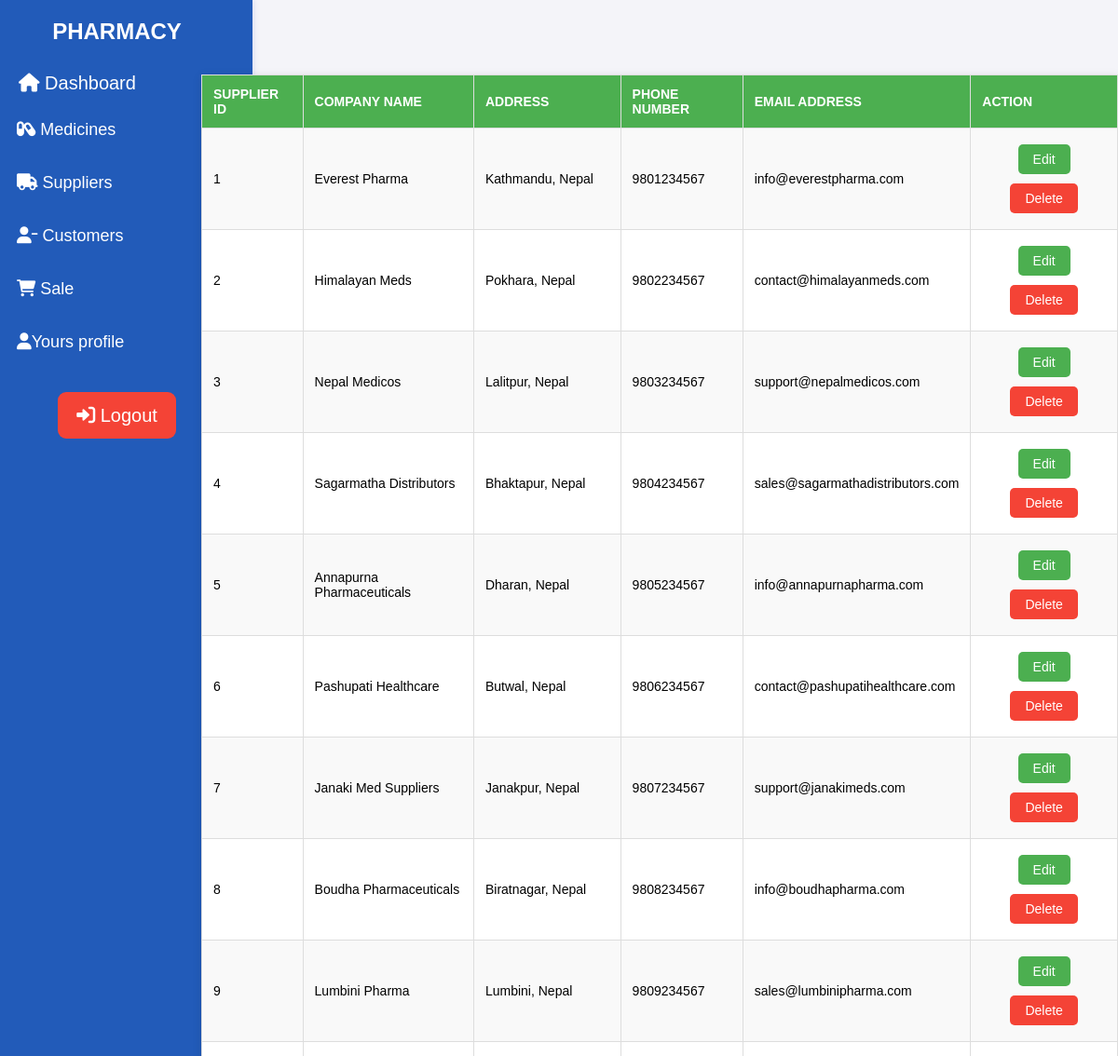
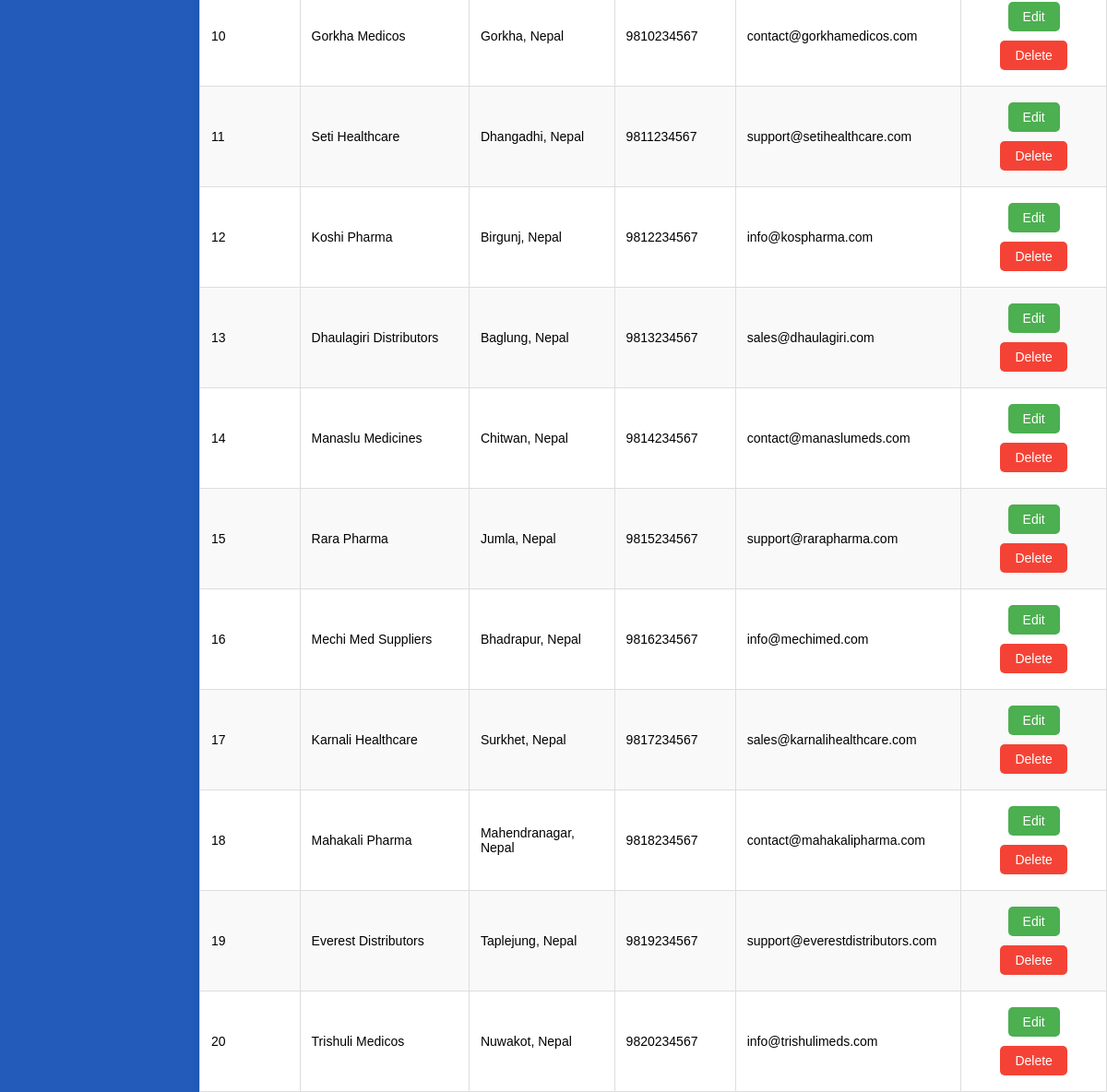
The page /final/sup_view.php on the database its author committed (2 pictures, top to bottom).
### tables this page shows
CREATE TABLE `suppliers` (
  `sid` int(11) NOT NULL,
  `sName` varchar(255) NOT NULL,
  `sadd` varchar(255) NOT NULL,
  `sPhno` bigint(20) NOT NULL,
  `smail` varchar(255) NOT NULL
);

### final/sup_view.php (the view, shortened to what this page needs)
<!DOCTYPE html>
<html>
<head>
<link rel="stylesheet" type="text/css" href="1.css">
<link rel="stylesheet" type="text/css" href="table.css">
<link rel="stylesheet" href="https://cdnjs.cloudflare.com/ajax/libs/font-awesome/6.0.0-beta3/css/all.min.css">
<head>
</head>
<body>
<div class="sidenav">
			<h2 style="font-family:Arial; color:white; text-align:center;"> PHARMACY </h2>
			<a href="employeedashboard.php"><i class="fa-solid fa-house"></i> Dashboard</a>
			<button class="dropdown-btn"><i class="fa-solid fa-capsules"></i> Medicines
			</button>
			<button class="dropdown-btn"> <i class="fa-solid fa-truck"></i> Suppliers
			</button>
			<button class="dropdown-btn"><i class="fa-solid fa-user-minus"></i> Customers
			</button>
			<button class="dropdown-btn"><i class="fa-solid fa-cart-shopping"></i> Sale
			</button>
            <button class="dropdown-btn"><i class="fa-solid fa-user"></i>Yours profile
			</button>
			<div class="logout-container">
            <a href="logout1.php" class="logout" onclick="return confirmLogout();" ><i class="fa-solid fa-right-to-bracket"></i> Logout</a>
   	        </div>
	</div>
	<center>
	<div class="head">
	<h2 > SUPPLIERS LIST</h2>
	</div>
	</center>
	<table id="table1">
		<tr>
			<th>Supplier ID</th>
			<th>Company Name</th>
			<th>Address</th>
			<th>Phone Number</th>
			<th>Email Address</th>
			<th>Action</th>
		</tr>
	<?php
	include "config.php";
	$sql = "SELECT sid,sname,sadd,sphno,smail FROM suppliers";
	$result = $conn->query($sql);
	if ($result->num_rows > 0) {
	while($row = $result->fetch_assoc()) {
	echo "<tr>";
		echo "<td>" . $row["sid"]. "</td>";
		echo "<td>" . $row["sname"] . "</td>";
		echo "<td>" . $row["sadd"]. "</td>";
		echo "<td>" . $row["sphno"]. "</td>";
		echo "<td>" . $row["smail"]. "</td>";
		echo "<td align=center>";
		echo "<a class='button1 edit-btn' href='sup_update.php?id=".$row['sid']."' onclick='return confirm(\"Are you sure you want to edit this supplier?\");'>Edit</a>";
echo "<a class='button1 del-btn' href='sup_delete.php?id=".$row['sid']."' onclick='return confirm(\"Are you sure you want to delete this supplier? .\");'>Delete</a>";
		echo "</td>";
	echo "</tr>";
	}
	echo "</table>";
	}
	?>
</body>
</html>

### final/1.css (style rules this page uses)
body { font-family: Arial, sans-serif; margin: 0; padding: 0; display: flex; min-height: 100vh; background-color: #f4f4f9; }
.sidenav { height: 100%; width: 251px; background-color: #225bb9; position: fixed; top: 0; left: 0; padding-top: 20px;padding-right: 20px; box-shadow: 2px 0 5px rgba(42, 60, 198, 0.1); transition: all 0.3s ease; }
.sidenav h2 { color: white; text-align: center; font-size: 24px; margin-bottom: 20px; text-transform: uppercase; }
.sidenav a { padding: 10px 20px; text-decoration: none; font-size: 20px; color: white; display: block; transition: background-color 0.3s; }
.sidenav .dropdown-btn { background-color: #225bb9; color: white; border: none; width: 80%; padding: 18px; text-align: left; font-size: 18px; cursor: pointer; transition: background-color 0.3s; }
.logout-container { display: flex; justify-content: center; align-items: center; height: 100px; margin-top: auto; }
.logout { line-height: 1.5; margin: 10px; background-color: #f44336; color: white; padding: 10px 20px; text-align: center; text-decoration: none; font-size: 18px; cursor: pointer; border-radius: 9px; transition: background-color 0.3s ease, transform 0.3s ease; }
h2 { font-size: 24px; color: #333; margin: 0; }

### final/table.css (style rules this page uses)
#table1 { border-collapse: collapse; width: 80%; margin: 40px auto; font-family: Arial, sans-serif; font-size: 14px; text-align: left; box-shadow: 0 2px 10px rgba(0, 0, 0, 0.1); background-color: white; overflow-x: auto; display: block; max-width: 100%; margin-left: 200px auto; margin-right: 20; margin-top: 100px; }
#table1 { position: absolute; right: 0; margin-top: 80px; width: 82%; max-width: 100%; box-shadow: 0 2px 10px rgba(0, 0, 0, 0.1); }
#table1 th, #table1 td { border: 1px solid #ddd; padding: 12px; }
#table1 th { background-color: #4CAF50; color: white; text-transform: uppercase; }
#table1 tr:nth-child(even) { background-color: #f9f9f9; }
.button1 { text-decoration: none; padding: 8px 16px; color: white; border-radius: 5px; font-size: 14px; margin: 5px; display: inline-block; transition: background-color 0.3s ease; }
.edit-btn { background-color: #4CAF50; }
.del-btn { background-color: #f44336; }

### rows shown on the page
suppliers: sid "1", sName "Everest Pharma", sadd "Kathmandu, Nepal", sPhno "9801234567", smail "info@everestpharma.com"
suppliers: sid "2", sName "Himalayan Meds", sadd "Pokhara, Nepal", sPhno "9802234567", smail "contact@himalayanmeds.com"
suppliers: sid "3", sName "Nepal Medicos", sadd "Lalitpur, Nepal", sPhno "9803234567", smail "support@nepalmedicos.com"
suppliers: sid "4", sName "Sagarmatha Distributors", sadd "Bhaktapur, Nepal", sPhno "9804234567", smail "sales@sagarmathadistributors.com"
suppliers: sid "5", sName "Annapurna Pharmaceuticals", sadd "Dharan, Nepal", sPhno "9805234567", smail "info@annapurnapharma.com"
suppliers: sid "6", sName "Pashupati Healthcare", sadd "Butwal, Nepal", sPhno "9806234567", smail "contact@pashupatihealthcare.com"
suppliers: sid "7", sName "Janaki Med Suppliers", sadd "Janakpur, Nepal", sPhno "9807234567", smail "support@janakimeds.com"
suppliers: sid "8", sName "Boudha Pharmaceuticals", sadd "Biratnagar, Nepal", sPhno "9808234567", smail "info@boudhapharma.com"
suppliers: sid "9", sName "Lumbini Pharma", sadd "Lumbini, Nepal", sPhno "9809234567", smail "sales@lumbinipharma.com"
suppliers: sid "10", sName "Gorkha Medicos", sadd "Gorkha, Nepal", sPhno "9810234567", smail "contact@gorkhamedicos.com"
suppliers: sid "11", sName "Seti Healthcare", sadd "Dhangadhi, Nepal", sPhno "9811234567", smail "support@setihealthcare.com"
suppliers: sid "12", sName "Koshi Pharma", sadd "Birgunj, Nepal", sPhno "9812234567", smail "info@kospharma.com"
suppliers: sid "13", sName "Dhaulagiri Distributors", sadd "Baglung, Nepal", sPhno "9813234567", smail "sales@dhaulagiri.com"
suppliers: sid "14", sName "Manaslu Medicines", sadd "Chitwan, Nepal", sPhno "9814234567", smail "contact@manaslumeds.com"
suppliers: sid "15", sName "Rara Pharma", sadd "Jumla, Nepal", sPhno "9815234567", smail "support@rarapharma.com"
suppliers: sid "16", sName "Mechi Med Suppliers", sadd "Bhadrapur, Nepal", sPhno "9816234567", smail "info@mechimed.com"
suppliers: sid "17", sName "Karnali Healthcare", sadd "Surkhet, Nepal", sPhno "9817234567", smail "sales@karnalihealthcare.com"
suppliers: sid "18", sName "Mahakali Pharma", sadd "Mahendranagar, Nepal", sPhno "9818234567", smail "contact@mahakalipharma.com"
suppliers: sid "19", sName "Everest Distributors", sadd "Taplejung, Nepal", sPhno "9819234567", smail "support@everestdistributors.com"
suppliers: sid "20", sName "Trishuli Medicos", sadd "Nuwakot, Nepal", sPhno "9820234567", smail "info@trishulimeds.com"
